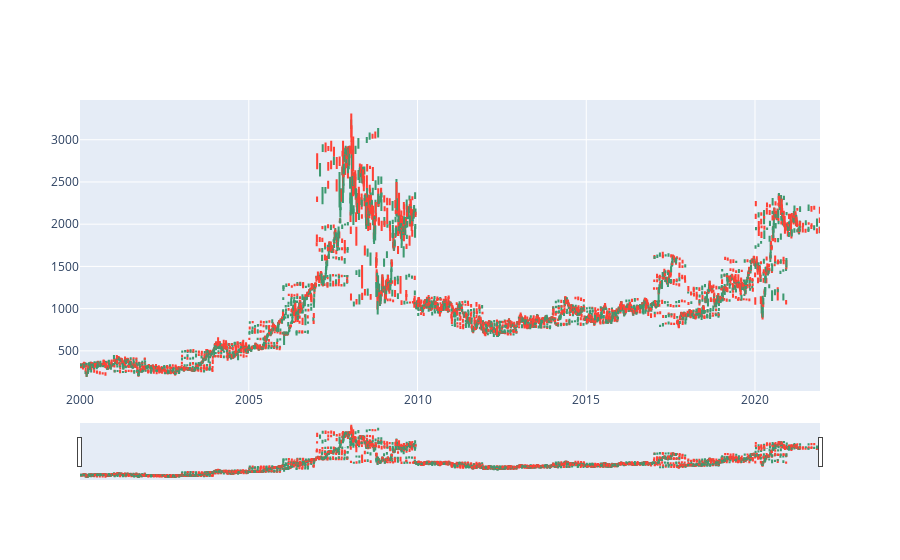

Here is the notebook cell this chart was saved with:
### Code cell
import plotly.graph_objects as go
candlestick = go.Candlestick(
    x=df.index,
    open=df['Open'],
    high=df['High'],
    low=df['Low'],
    close=df['Close']
)

fig = go.Figure(data=[candlestick])
 
fig.show()

### Figure 1 — Plotly figure (JSON) as saved in the notebook; plotly's stock layout.template omitted (floating-point values rounded to 4 significant figures; data arrays with more than 128 entries replaced by an {"elided": "..."} marker saying what was removed)
{"data": [{"close": {"elided": "5306 float values"}, "high": {"elided": "5306 float values"}, "low": {"elided": "5306 float values"}, "open": {"elided": "5306 float values"}, "type": "candlestick", "x": {"elided": "5306 str values"}}], "layout": {}}
